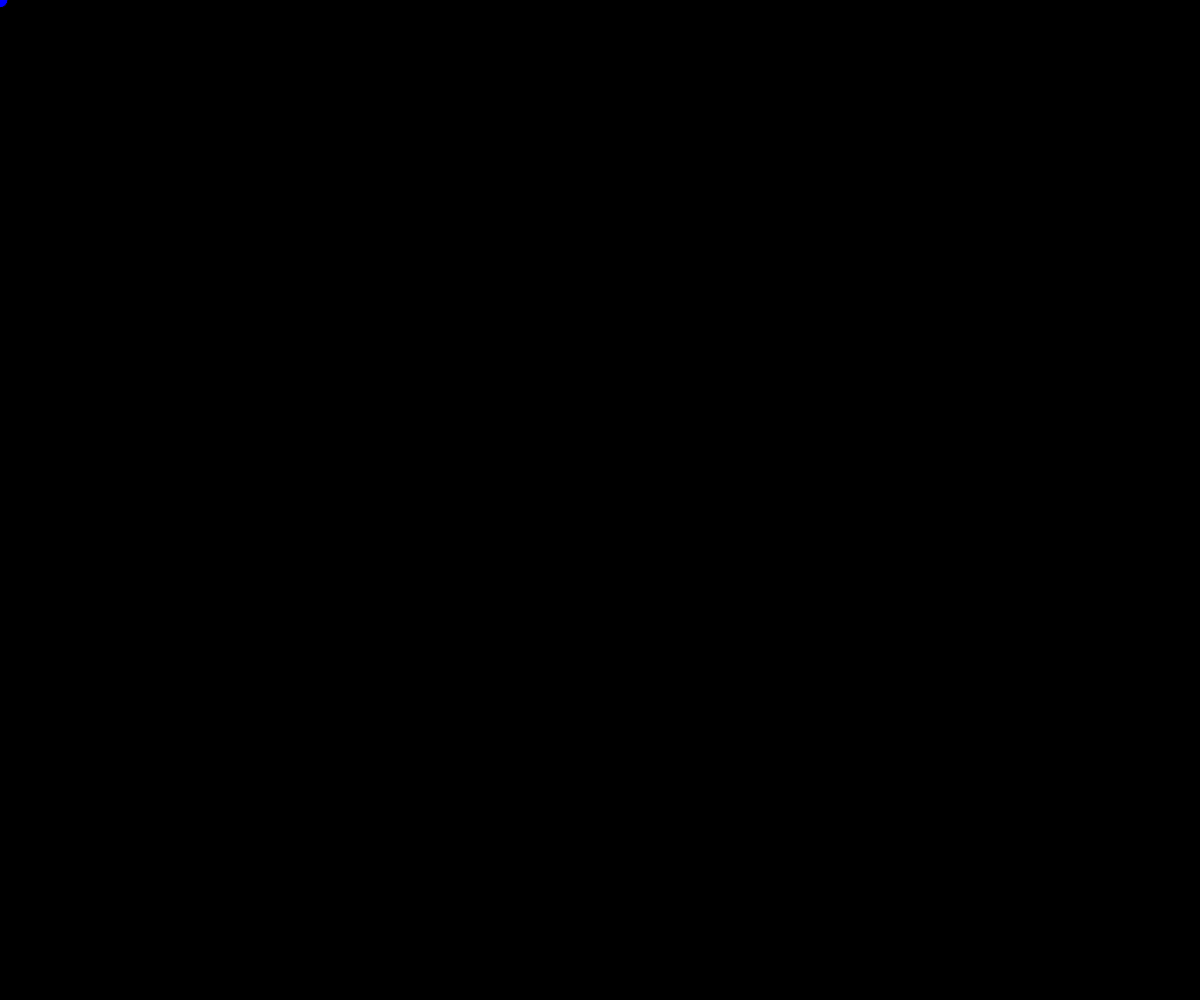
Frame 1 (no input)
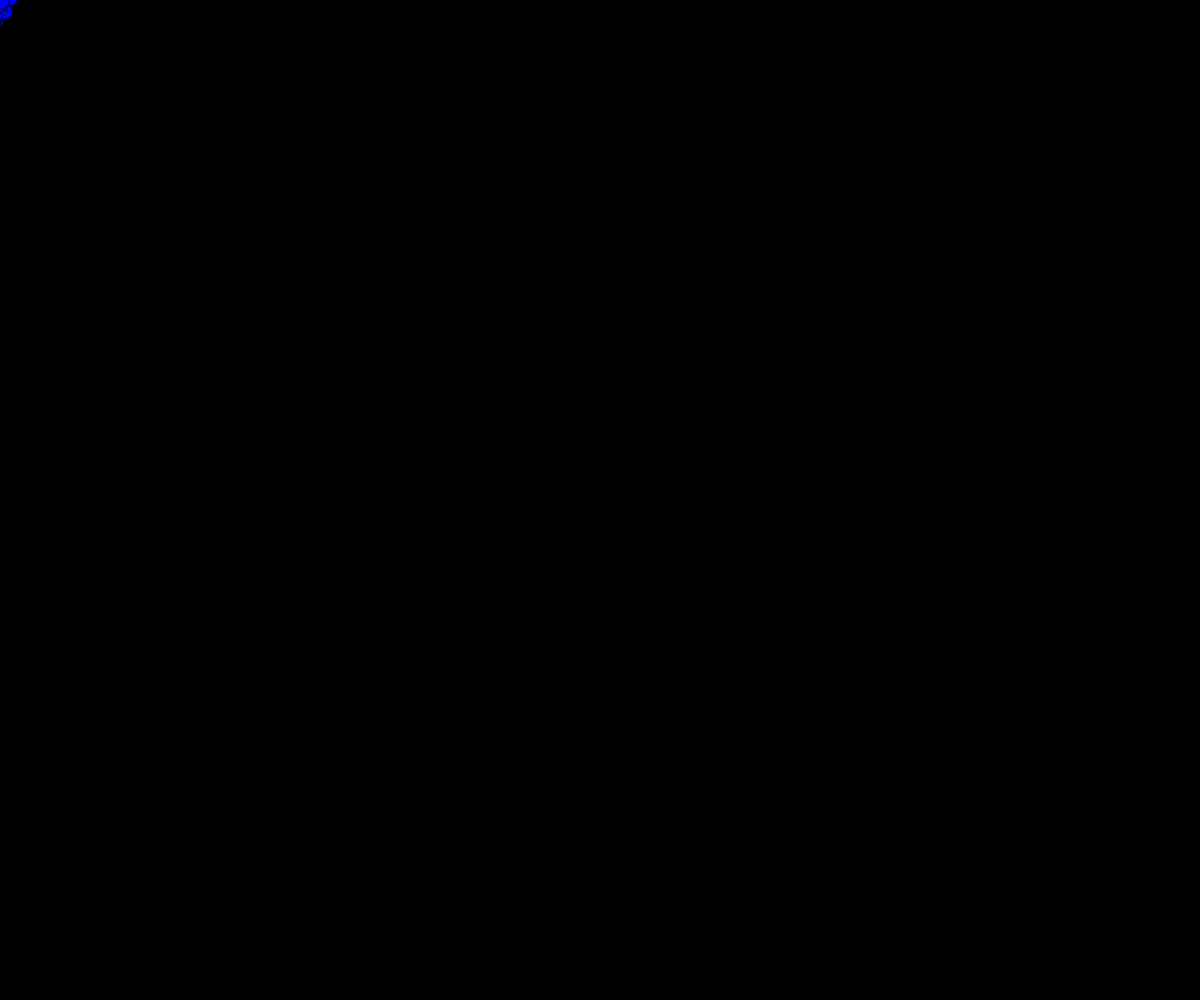
Frame 60 (no input)
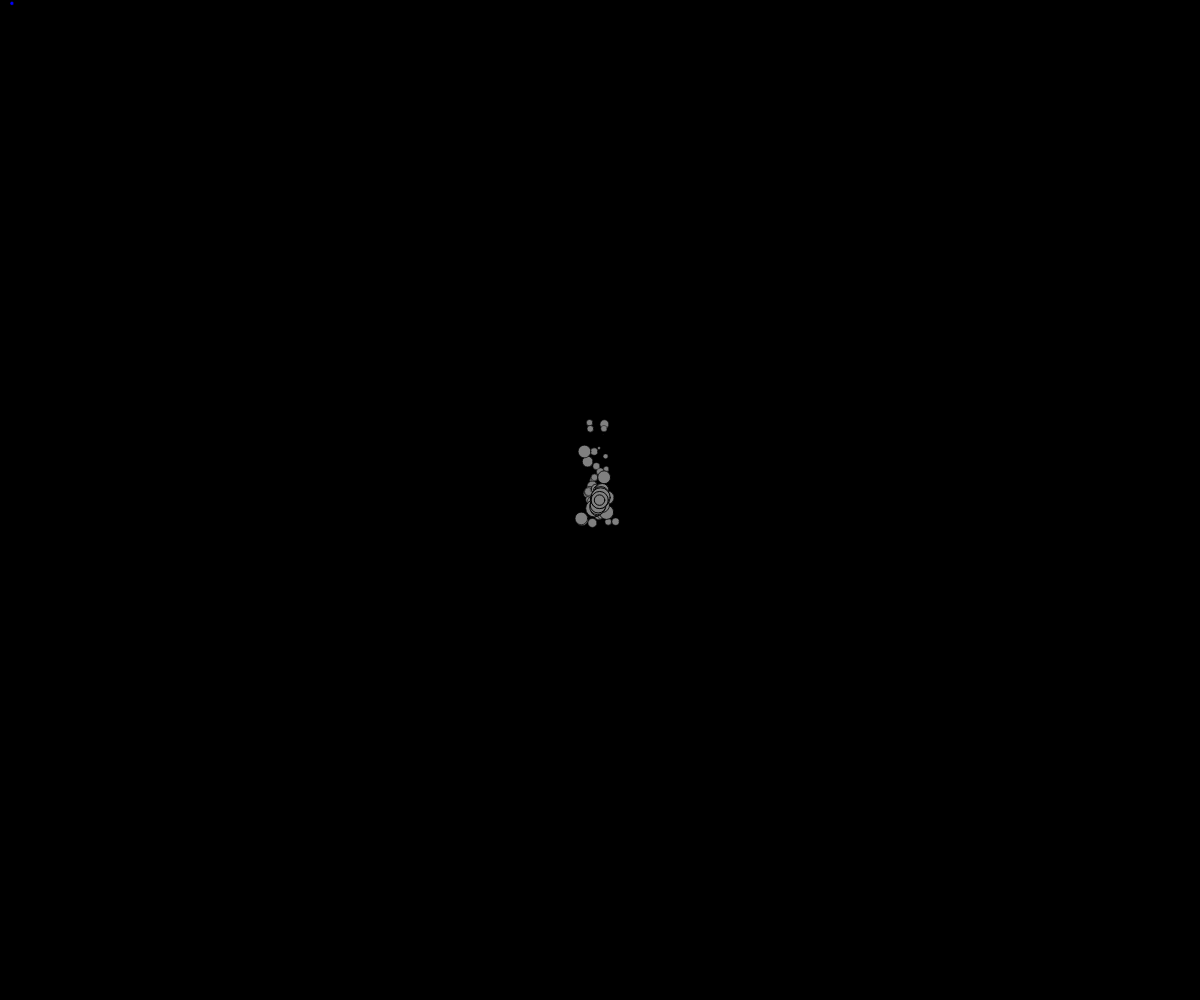
Frame 120 (the mouse pressed at the canvas centre since frame 60)

The p5.js sketch that drew these frames (run headless with seeded random() and noise() and a simulated clock; from frame 60 on, the mouse is pressed at the canvas centre):

// p5.js sketch
// ── sketch.js
// Project Title
// Your Name
// Date
//
// Extra for Experts:
// - describe what you did to take this project "above and beyond"

let pArray = [];

function setup() {
  createCanvas(windowWidth, windowHeight);
  //background(0);
}

function draw() {
  background(0);
  pArray.push(new Particle(mouseX, mouseY));
  for (let i = 0; i < pArray.length; i++) {
    pArray[i].move();
    pArray[i].display();
    if (pArray[i].isAlive() === false) {
      pArray.splice(i, 1);
      i--;
    }
  }
}

function mouseClicked() {
  pArray.push(new Particle(mouseX, mouseY));
}

class Particle {
  constructor(x_, y_) {
    this.x = x_;
    this.y = y_;
    this.c = color(map(x_, 0, width, 0, 255), map(y_, 0, height, 0, 255), map(x_, 0, width, 255, 0));
    this.size = random(10, 20);
    this.ySpeed = random(-1, 1);
    this.xSpeed = random(-0.5, 0.5);
    this.lifetime = int(random(40, 160));
    this.maxLifetime = this.lifetime;
    this.GRAV = -0.02;
    this.noiseLoc = random(10);
  }

  move() {
    this.lifetime -= 1;
    this.ySpeed += this.GRAV;
    this.x += (map(noise(this.noiseLoc), 0, 1, -1, 1));

    //this.x += this.xSpeed;
    this.y += this.ySpeed;
    this.floorCollision();
  }

  floorCollision() {
    if (this.y > height) {
      this.y = height;
      this.ySpeed *= -1;
    }
  }

  isAlive() {
    if (this.lifetime > 0) {
      return true;
    }
    else {
      return false;
    }
  }

  display() {
    ellipseMode(CENTER);
    fill(this.c);
    push();
    translate(this.x, this.y);
    scale(map(this.lifetime, 0, this.maxLifetime, 0, 1));
    ellipse(0, 0, this.size, this.size);
    pop();
  }

}
